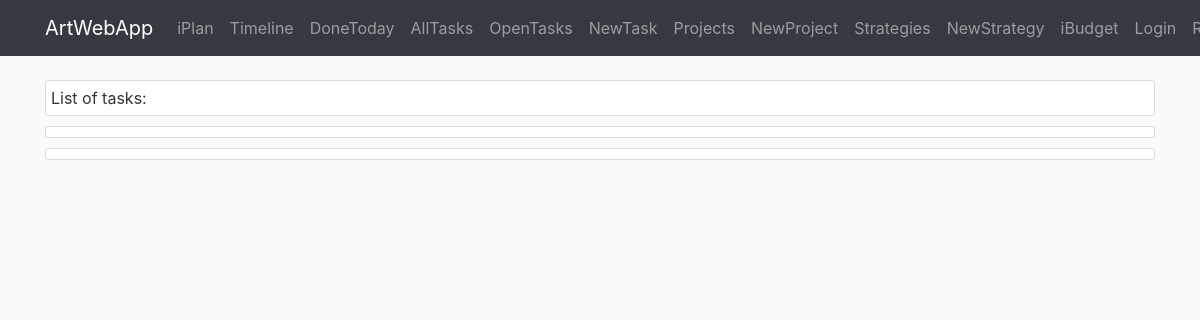
The page /iplan/task/donetoday on the database as committed earlier.
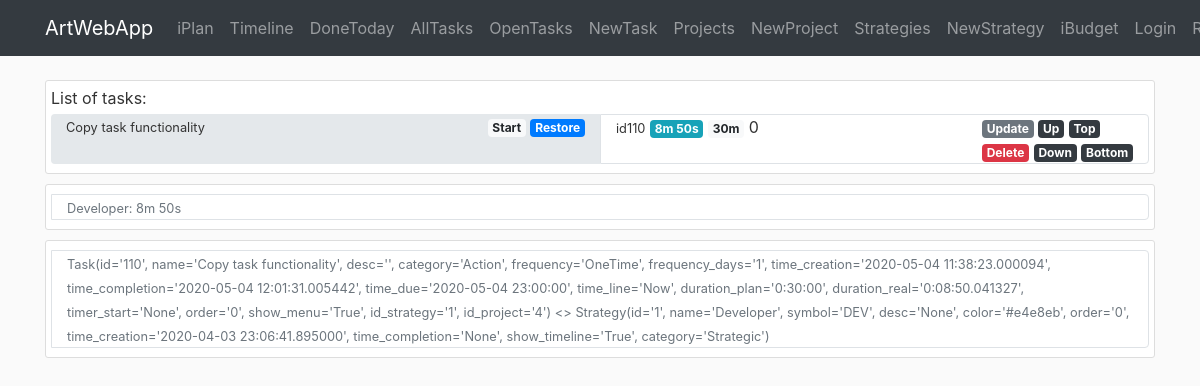
The same page on the database as committed later.
### awa/iplan/models.py (models this page shows)
class Task(db.Model):
    id = db.Column(db.Integer, primary_key=True)
    name = db.Column(db.String(140), nullable=False)
    desc = db.Column(db.Text)
    category = db.Column(db.String(20))
    frequency = db.Column(db.String(10))
    frequency_days = db.Column(db.Integer)
    time_creation = db.Column(db.DateTime, default=datetime.now)
    time_completion = db.Column(db.DateTime)
    time_due = db.Column(db.DateTime)
    time_line = db.Column(db.String(20))
    duration_plan = db.Column(db.Interval, nullable=False, default=timedelta(0))
    duration_real = db.Column(db.Interval, nullable=False, default=timedelta(0))
    timer_start = db.Column(db.DateTime)
    order = db.Column(db.Integer)
    show_menu = db.Column(db.Boolean, default=True, nullable=False)
    id_strategy = db.Column(db.Integer, db.ForeignKey('strategy.id'), nullable=False)
    id_project = db.Column(db.Integer, db.ForeignKey('project.id'))
    def __repr__(self):
        return f"Task(id='{self.id}', name='{self.name}', desc='{self.desc}', category='{self.category}'," \
               f" frequency='{self.frequency}', frequency_days='{self.frequency_days}'," \
               f" time_creation='{self.time_creation}', time_completion='{self.time_completion}'," \
               f" time_due='{self.time_due}', time_line='{self.time_line}', duration_plan='{self.duration_plan}'," \
               f" duration_real='{self.duration_real}', timer_start='{self.timer_start}', order='{self.order}'," \
               f" show_menu='{self.show_menu}', id_strategy='{self.id_strategy}', id_project='{self.id_project}')"

class Strategy(db.Model):
    id = db.Column(db.Integer, primary_key=True)
    name = db.Column(db.String(40), nullable=False)
    symbol = db.Column(db.String(3))
    desc = db.Column(db.Text)
    color = db.Column(db.String(7))
    order = db.Column(db.Integer)
    time_creation = db.Column(db.DateTime, default=datetime.now)
    time_completion = db.Column(db.DateTime)
    show_timeline = db.Column(db.Boolean, default=True, nullable=False)
    category = db.Column(db.String(20), nullable=True)
    br_task = db.relationship('Task', backref='strategy')  # todo: lazy=True - test that later
    def __repr__(self):
        return f"Strategy(id='{self.id}', name='{self.name}', symbol='{self.symbol}', desc='{self.desc}'," \
               f" color='{self.color}', order='{self.order}', time_creation='{self.time_creation}'," \
               f" time_completion='{self.time_completion}', show_timeline='{self.show_timeline}'," \
               f" category='{self.category}')"

### awa/iplan/routes.py (the view)
@iplan.route('/iplan/task/donetoday', methods=['GET', 'POST'])
def task_donetoday():
    tasks = Task.query.filter(Task.time_completion>=date.today()).order_by(Task.order).all()
    strategies = Strategy.query.all()
    sum_duration = dict()
    for task in tasks:
        if task.strategy.name in sum_duration:
            sum_duration[task.strategy.name] += task.duration_real
        else:
            sum_duration[task.strategy.name] = task.duration_real
    return render_template('iplan/summary.html', tasks=tasks, string_from_duration=string_from_duration, now=datetime.now(),
                           strategies=strategies, sum_duration=sum_duration)

### awa/iplan/utils.py (called while the page is built)
def string_from_duration(x):
    if x is None or x.total_seconds() == 0:
        return '0h 0m'
    total_seconds = x.total_seconds()
    days = total_seconds // 86400
    total_seconds -= days * 86400
    hours = total_seconds // 3600
    total_seconds -= hours * 3600
    minutes = total_seconds // 60
    total_seconds -= minutes * 60
    seconds = total_seconds
    duration_items = [(days, 'd'), (hours, 'h'), (minutes, 'm'), (seconds, 's')]
    non_zero_items = 0
    for item in duration_items:
        if item[0] != 0:
            non_zero_items += 1
    if non_zero_items > 2:
        duration_items.pop(-1)
    outcome = ''
    for item in duration_items:
        if item[0] != 0:
            outcome += f'{int(item[0])}{item[1]} '
    return outcome[:-1]

### awa/templates/iplan/summary.html (shortened to what this page needs)
{% extends "layout.html" %}
{% block content %}
<div class="container">
    <div class="content-section">
       List of tasks:
        {% for task in tasks %}
        <div class="row m-0">
            <div class="col-6 rounded-left mt-1 mb-1" style="background-color:{{task.strategy.color}}">
                <div class="row p-0">
                    <div class="col-auto">
                        <small>{{task.name}}</small>
                    </div>
                    <div class="col-auto ml-auto">
                        {% if task.timer_start %}
                            <a href="{{url_for('iplan.task_timer_start', id_task=task.id) }}" class="badge badge-light">Reset</a>
                            <a href="{{url_for('iplan.task_timer_end', id_task=task.id) }}" class="badge badge-danger">Stop</a>
                        {% else %}
                            <a href="{{url_for('iplan.task_timer_start', id_task=task.id) }}" class="badge badge-light">Start</a>
                            {% if task.time_completion %}
                                <a href="{{url_for('iplan.task_restore', id_task=task.id)}}" class="badge badge-primary">Restore</a>
                            {% else %}
                                {% if task.frequency == 'OneTime' %}
                                    <a href="{{url_for('iplan.task_complete', id_task=task.id)}}" class="badge badge-success">Done</a>
                                {% else %}
                                    <a href="{{url_for('iplan.task_complete', id_task=task.id)}}" class="badge badge-success">Done+</a>
                                {% endif %}
                            {% endif %}
                        {% endif%}
                    </div>
                </div>
            </div>
            <div class="col border rounded-right mt-1 mb-1">
                <div class="row p-0">
                    <div class="col-auto">
                        <small>id{{task.id}}</small>
                        <small class="badge badge-info">{{string_from_duration(task.duration_real)}}</small>
                        <small class="badge badge-light">{{string_from_duration(task.duration_plan)}}</small>
                        {{task.order}}
                    </div>
                    <div class="col-auto ml-auto">
                        <a href="{{url_for('iplan.task_update', id_task=task.id) }}" class="badge badge-secondary">Update</a>
                        <a href="{{url_for('iplan.task_move', id_task=task.id, direction='up')}}" class="badge badge-dark">Up</a>
                        <a href="{{url_for('iplan.task_move', id_task=task.id, direction='top') }}" class="badge badge-dark">Top</a>
                        <br>
                        <a href="{{url_for('iplan.task_delete', id_task=task.id) }}" class="badge badge-danger">Delete</a>
                        <a href="{{url_for('iplan.task_move', id_task=task.id, direction='down') }}" class="badge badge-dark">Down</a>
                        <a href="{{url_for('iplan.task_move', id_task=task.id, direction='bottom') }}" class="badge badge-dark">Bottom</a>
                    </div>
                </div>
            </div>
        </div>
        {% endfor %}
    </div>
    <div class="content-section">
        {% for item in sum_duration.items() %}
        <div class="row m-0">
            <div class="col border rounded-right mt-1 mb-1">
                <div class="row p-0">
                    <div class="col-auto">
                        <small class="text-muted">{{item[0]}}: {{ string_from_duration(item[1]) }}</small>
                    </div>
                </div>
            </div>
        </div>
        {% endfor %}
    </div>
   <div class="content-section">
        {% for task in tasks %}
        <div class="row m-0">
            <div class="col border rounded-right mt-1 mb-1">
                <div class="row p-0">
                    <div class="col-auto">
                        <small class="text-muted">{{ task }} <> {{ task.strategy }}</small>
                    </div>
                </div>
            </div>
        </div>
        {% endfor %}
    </div>
</div>
{% endblock content %}

Rows that differ between the two databases and show on the page:
now on this page (row edited): Task: name "Copy task functionality", id "110", duration_real "8m 50s", duration_plan "30m", order "0", id+name+desc "Task(id='110', name='Copy task functionality', desc='', category='Action', frequency='OneTime', frequency_days='1', time_creation='2020-05-04 11:38:23.000094', time_completion='2020-05-04 12:01:31.005442', time_due='2020-05-04 23:00:00', time_line='Now', duration_plan='0:30:00', duration_real='0:08:50.041327', timer_start='None', order='0', show_menu='True', id_strategy='1', id_project='4')", strategy "Strategy(id='1', name='Developer', symbol='DEV', desc='None', color='#e4e8eb', order='0', time_creation='2020-04-03 23:06:41.895000', time_completion='None', show_timeline='True', category='Strategic')"
now on this page (row unchanged): Strategy: name "Developer", string_from_duration "8m 50s"
